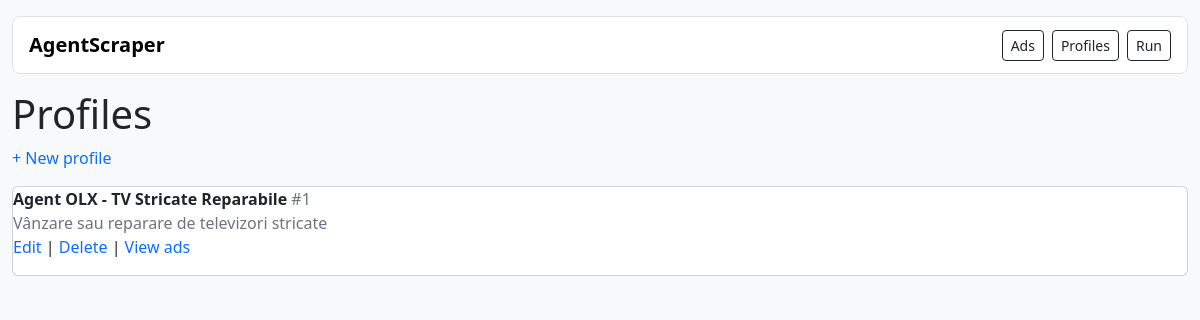
The page /profiles on the database as committed earlier.
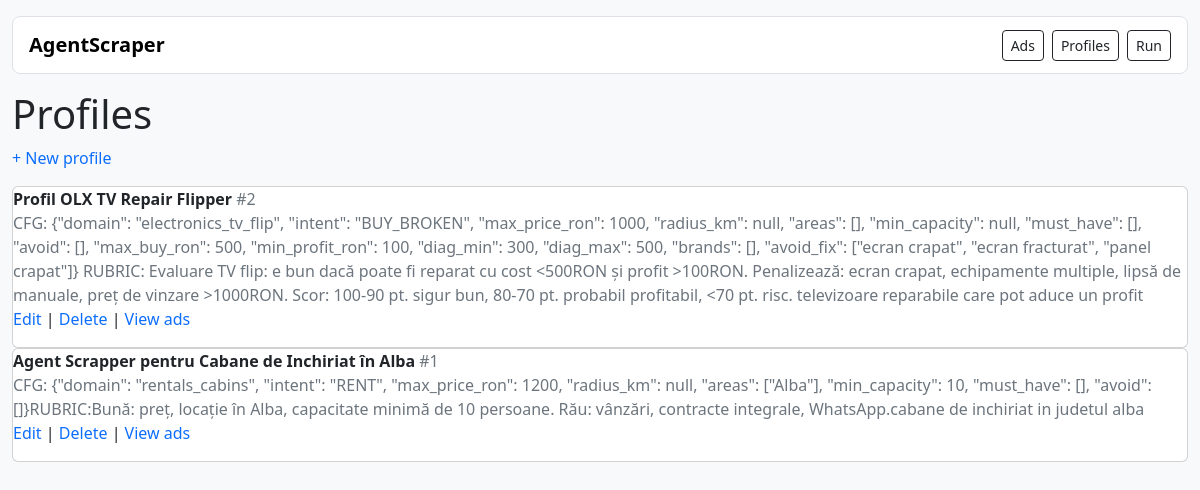
The same page on the database as committed later.
### tables this page shows
CREATE TABLE profiles (
            id INTEGER PRIMARY KEY AUTOINCREMENT,
            name TEXT UNIQUE NOT NULL,
            notes TEXT,
            queries_json TEXT NOT NULL,
            hard_yes_json TEXT NOT NULL,
            hard_no_json TEXT NOT NULL,
            questions_json TEXT NOT NULL,
            created_at TEXT,
            updated_at TEXT
        );

### app.py (the view)
@app.get("/profiles")
def profiles_page():
    profiles = list_profiles()
    return render_template("profiles.html", profiles=profiles)

### db.py (called while the page is built)
def connect():
    DB_PATH.parent.mkdir(parents=True, exist_ok=True)
    return sqlite3.connect(DB_PATH)

def list_profiles():
    with connect() as con:
        con.row_factory = sqlite3.Row
        rows = con.execute("SELECT * FROM profiles ORDER BY id DESC").fetchall()
        return [dict(r) for r in rows]

### templates/profiles.html
{% extends "base.html" %}
{% block content %}
<h1>Profiles</h1>
<p><a href="{{ url_for('profile_new') }}">+ New profile</a></p>
{% for p in profiles %}
  <div class="card">
    <div><b>{{ p.name }}</b> <span class="muted">#{{ p.id }}</span></div>
    <div class="muted">{{ p.notes or "" }}</div>
    <p>
      <a href="{{ url_for('profile_edit', profile_id=p.id) }}">Edit</a> |
      <a href="{{ url_for('profile_delete', profile_id=p.id) }}" onclick="return confirm('Delete profile?')">Delete</a> |
      <a href="{{ url_for('index', profile_id=p.id) }}">View ads</a>
    </p>
  </div>
{% else %}
  <p class="muted">No profiles yet.</p>
{% endfor %}
{% endblock %}

### templates/base.html (shortened to what this page needs)
<!doctype html>
<html lang="ro">
<head>
  <link href="https://cdn.jsdelivr.net/npm/bootstrap@5.3.3/dist/css/bootstrap.min.css" rel="stylesheet">
</head>
<body class="bg-light">
  <div class="container page-wrap py-3">
    <nav class="navbar navbar-expand-lg bg-white border rounded-3 px-3 mb-3">
      <a class="navbar-brand fw-semibold" href="{{ url_for('index') }}">AgentScraper</a>
      <div class="ms-auto d-flex gap-2">
        <a class="btn btn-sm btn-outline-dark" href="{{ url_for('index') }}">Ads</a>
        <a class="btn btn-sm btn-outline-dark" href="{{ url_for('profiles_page') }}">Profiles</a>
        <a class="btn btn-sm btn-outline-dark" href="{{ url_for('run_page') }}">Run</a>
      </div>
    </nav>
    {% block content %}{% endblock %}
  </div>
</body>
</html>

### templates/base.html (style rules this page uses)
body { font-family: system-ui, Arial; }
.page-wrap { max-width: 1200px; }
a { text-decoration: none; }
.muted { color:#6c757d; }

Rows that differ between the two databases and show on the page:
added profiles: name "Profil OLX TV Repair Flipper", id "2", notes "CFG: {\"domain\": \"electronics_tv_flip\", \"intent\": \"BUY_BROKEN\", \"max_price_ron\": 1000, \"radius_km\": null, \"areas\": [], \"min_capacity\": null, \"must_have\": [], \"avoid\": [], \"max_buy_ron\": 500, \"min_profit_ron\": 100, \"diag_min\": 300, \"diag_max\": 500, \"brands\": [], \"avoid_fix\": [\"ecran crapat\", \"ecran fracturat\", \"panel crapat\"]} RUBRIC: Evaluare TV flip: e bun dacă poate fi reparat cu cost <500RON și profit >100RON. Penalizează: ecran crapat, echipamente multiple, lipsă de manuale, preț de vinzare >1000RON. Scor: 100-90 pt. sigur bun, 80-70 pt. probabil profitabil, <70 pt. risc. televizoare reparabile care pot aduce un profit"
changed profiles id 1: name "Agent OLX - TV Stricate Reparabile" → "Agent Scrapper pentru Cabane de Inchiriat în Alba"; notes "Vânzare sau reparare de televizori stricate" → "CFG: {\"domain\": \"rentals_cabins\", \"intent\": \"RENT\", \"max_price_ron\": 1200, \"radius_km\": null, \"areas\": [\"Alba\"], \"min_capacity\": 10, \"must_have\": [], \"avoid\": []}RUBRIC:Bună: preț, locație în Alba, capacitate minimă de 10 persoane. Rău: vânzări, contracte integrale, WhatsApp.cabane de inchiriat in judetul alba"
